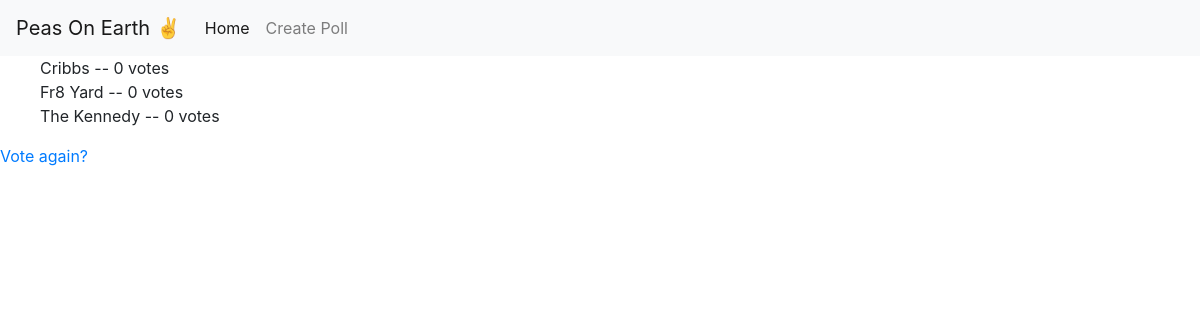
The app's page /2/results/ with its own data.
### lunch_poll/models.py (models this page shows, shortened)
class Location(models.Model):
    lunch = models.ForeignKey(Lunch, on_delete=models.CASCADE)
    title = models.CharField(max_length=100, default='generic')
    description = models.TextField(default=True)
    votes = models.IntegerField(default=0)

### lunch_poll/views.py (the view)
# urls.py: path('<int:pk>/results/', views.ResultsView.as_view(), name='results'),
class ResultsView(TemplateView):
    template_name = 'results.html'
    def get_context_data(self, **kwargs):
        vote_pk = self.kwargs.get('pk')
        vote = Lunch.objects.get(pk=vote_pk)
        context = {
            'vote': vote
        }
        return context

### lunch_poll/templates/results.html
{% extends 'base.html' %}
{% block content %}
<ul class="center">
    {% for location in vote.location_set.all %}
        <li> {{ location.title }} -- {{ location.votes }} vote{{ location.votes|pluralize }}</li>
    {% endfor %}
</ul>
    <div class="center">
    <a href="{% url 'lunch_poll:detail' vote.id %}">Vote again?</a>
    </div>
{% endblock %}

### lunch_poll/static/styles.css (style rules this page uses)
body { background-image: url("images/restaurant.jpg"); height: 100%; background-position: center; background-repeat: no-repeat; background-size: 100% auto; background-attachment: fixed; }
ul { list-style-type: none; }

### records on screen
Location: title "Cribbs", votes "0"
Location: title "Fr8 Yard", votes "0"
Location: title "The Kennedy", votes "0"
